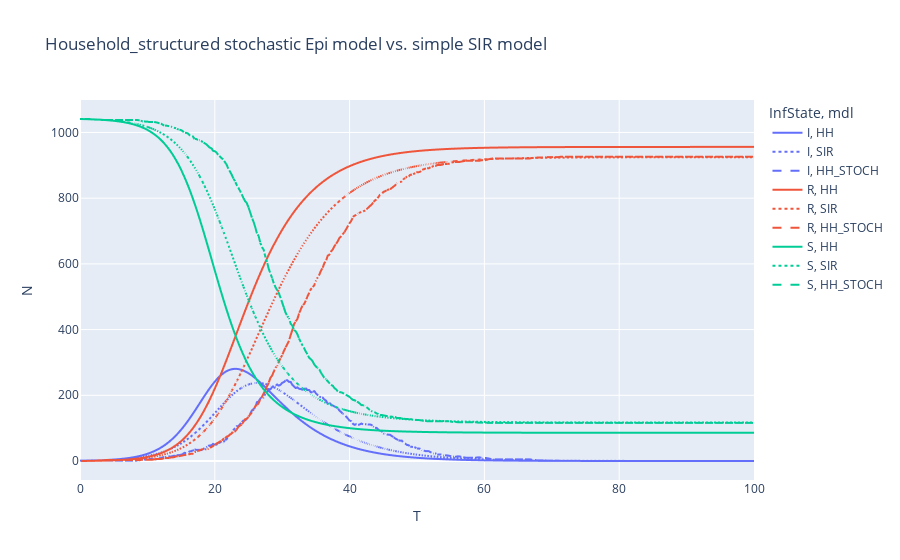

Notebook code for this chart:
### Markdown cell above
Now let's look at some results of this run, including the epidemic curve compared to the non-stochastic version 
and the distribution of attack rate.

### Code cell
hh_res_stoch = hh_mdl.full_epi.copy()
hh_res_stoch = hh_res_stoch.groupby(["InfState","T"]).sum().reset_index()
hh_res_stoch["mdl"] = "HH_STOCH"

all_res = pd.concat([all_res, hh_res_stoch])

epi_fig_stoch = px.line(all_res, x="T", y="N", color="InfState",line_dash="mdl", title="Household_structured stochastic Epi model vs. simple SIR model")
epi_fig_stoch.show()

### Figure 1 — Plotly figure (JSON) as saved in the notebook; plotly's stock layout.template omitted (floating-point values rounded to 4 significant figures; data arrays with more than 128 entries replaced by an {"elided": "..."} marker saying what was removed)
{"data": [{"hovertemplate": "InfState=I<br>mdl=HH<br>T=%{x}<br>N=%{y}<extra></extra>", "legendgroup": "I, HH", "line": {"color": "#636efa", "dash": "solid"}, "marker": {"symbol": "circle"}, "mode": "lines", "name": "I, HH", "showlegend": true, "type": "scattergl", "x": {"elided": "401 float values"}, "xaxis": "x", "y": {"elided": "401 float values"}, "yaxis": "y"}, {"hovertemplate": "InfState=I<br>mdl=SIR<br>T=%{x}<br>N=%{y}<extra></extra>", "legendgroup": "I, SIR", "line": {"color": "#636efa", "dash": "dot"}, "marker": {"symbol": "circle"}, "mode": "lines", "name": "I, SIR", "showlegend": true, "type": "scattergl", "x": {"elided": "401 float values"}, "xaxis": "x", "y": {"elided": "401 float values"}, "yaxis": "y"}, {"hovertemplate": "InfState=I<br>mdl=HH_STOCH<br>T=%{x}<br>N=%{y}<extra></extra>", "legendgroup": "I, HH_STOCH", "line": {"color": "#636efa", "dash": "dash"}, "marker": {"symbol": "circle"}, "mode": "lines", "name": "I, HH_STOCH", "showlegend": true, "type": "scattergl", "x": {"elided": "285 float values"}, "xaxis": "x", "y": {"elided": "285 int values"}, "yaxis": "y"}, {"hovertemplate": "InfState=R<br>mdl=HH<br>T=%{x}<br>N=%{y}<extra></extra>", "legendgroup": "R, HH", "line": {"color": "#EF553B", "dash": "solid"}, "marker": {"symbol": "circle"}, "mode": "lines", "name": "R, HH", "showlegend": true, "type": "scattergl", "x": {"elided": "400 float values"}, "xaxis": "x", "y": {"elided": "400 float values"}, "yaxis": "y"}, {"hovertemplate": "InfState=R<br>mdl=SIR<br>T=%{x}<br>N=%{y}<extra></extra>", "legendgroup": "R, SIR", "line": {"color": "#EF553B", "dash": "dot"}, "marker": {"symbol": "circle"}, "mode": "lines", "name": "R, SIR", "showlegend": true, "type": "scattergl", "x": {"elided": "401 float values"}, "xaxis": "x", "y": {"elided": "401 float values"}, "yaxis": "y"}, {"hovertemplate": "InfState=R<br>mdl=HH_STOCH<br>T=%{x}<br>N=%{y}<extra></extra>", "legendgroup": "R, HH_STOCH", "line": {"color": "#EF553B", "dash": "dash"}, "marker": {"symbol": "circle"}, "mode": "lines", "name": "R, HH_STOCH", "showlegend": true, "type": "scattergl", "x": {"elided": "392 float values"}, "xaxis": "x", "y": {"elided": "392 int values"}, "yaxis": "y"}, {"hovertemplate": "InfState=S<br>mdl=HH<br>T=%{x}<br>N=%{y}<extra></extra>", "legendgroup": "S, HH", "line": {"color": "#00cc96", "dash": "solid"}, "marker": {"symbol": "circle"}, "mode": "lines", "name": "S, HH", "showlegend": true, "type": "scattergl", "x": {"elided": "401 float values"}, "xaxis": "x", "y": {"elided": "401 float values"}, "yaxis": "y"}, {"hovertemplate": "InfState=S<br>mdl=SIR<br>T=%{x}<br>N=%{y}<extra></extra>", "legendgroup": "S, SIR", "line": {"color": "#00cc96", "dash": "dot"}, "marker": {"symbol": "circle"}, "mode": "lines", "name": "S, SIR", "showlegend": true, "type": "scattergl", "x": {"elided": "401 float values"}, "xaxis": "x", "y": {"elided": "401 float values"}, "yaxis": "y"}, {"hovertemplate": "InfState=S<br>mdl=HH_STOCH<br>T=%{x}<br>N=%{y}<extra></extra>", "legendgroup": "S, HH_STOCH", "line": {"color": "#00cc96", "dash": "dash"}, "marker": {"symbol": "circle"}, "mode": "lines", "name": "S, HH_STOCH", "showlegend": true, "type": "scattergl", "x": {"elided": "401 float values"}, "xaxis": "x", "y": {"elided": "401 int values"}, "yaxis": "y"}], "layout": {"legend": {"title": {"text": "InfState, mdl"}, "tracegroupgap": 0}, "title": {"text": "Household_structured stochastic Epi model vs. simple SIR model"}, "xaxis": {"anchor": "y", "domain": [0, 1], "title": {"text": "T"}}, "yaxis": {"anchor": "x", "domain": [0, 1], "title": {"text": "N"}}}}
